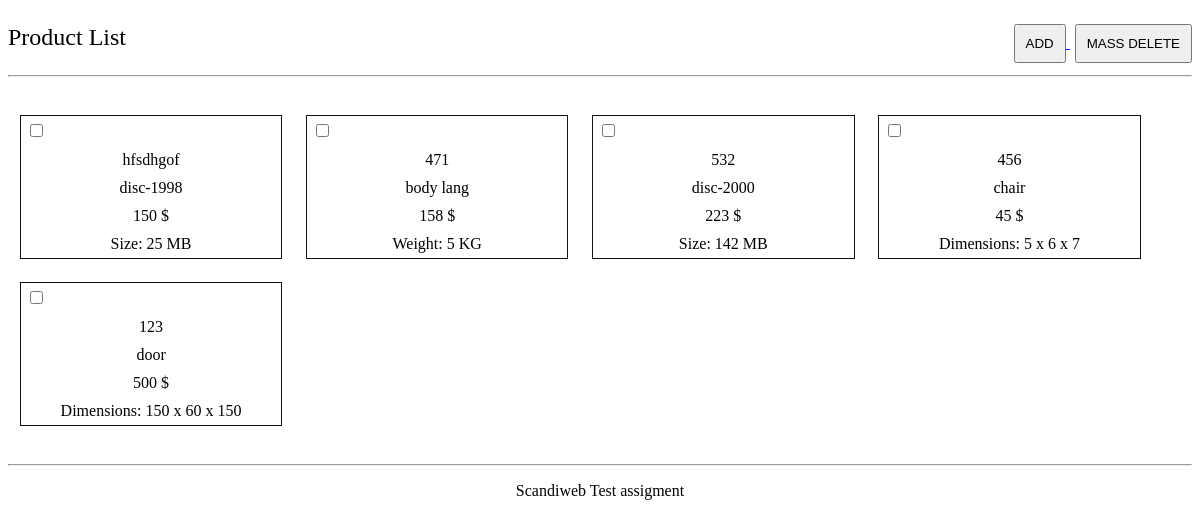
The page / on the database its author committed.
### tables this page shows
CREATE TABLE `products` (
  `id` int(11) NOT NULL,
  `sku` varchar(100) NOT NULL,
  `name` varchar(100) NOT NULL,
  `price` int(7) NOT NULL,
  `size` varchar(100) DEFAULT NULL,
  `weight` varchar(100) DEFAULT NULL,
  `dimension` varchar(100) DEFAULT NULL
);

### app/classes/DbConfig.php (called while the page is built, shortened)
<?php
class DbConfig
{
	private $_host = 'localhost';
	private $_username = 'root';
	private $_password = '';
	private $_database = 'test';
	protected $connection;
	public function __construct()
	{
		if (!isset($this->connection)) {
			$this->connection = new mysqli($this->_host, $this->_username, $this->_password, $this->_database);
		}
		return $this->connection;
	}
}

### app/includes/index-control.php (called while the page is built, shortened)
<?php
$control = new Control();
$query = "SELECT * FROM products ORDER BY id DESC";
$result = $control->getData($query);
?>

### app/classes/Control.php (called while the page is built, shortened)
<?php
include_once 'DbConfig.php';
class Control extends DbConfig
{
	public function getData($query)
	{
		$result = $this->connection->query($query);
		$rows = array();
		while ($row = $result->fetch_assoc()) {
			$rows[] = $row;
		}
		return $rows;
	}
}

### index.php (the view, shortened to what this page needs)
<?php
include_once("./app/classes/Control.php");
include_once("./app/includes/index-control.php");
?>
<!DOCTYPE html>
<html lang="en">
<head>
    <link rel="stylesheet" href="./assets/sass/style.css">
</head>
<body>
    <div class="whole-content">
        <div class="container">
            <div class="right">
                <a href="./app/add-product.php"> <button type="submit">ADD</button> </a>
                <a onClick="return confirm('Are you sure you want to delete?')"><button type="submit" form="product_card" name="remove" id="delete-product-btn" onClick="mass_delete_fun()">MASS DELETE</button></a>
            </div>
            <div class="left">
                <p>Product List</p>
            </div>
        </div>
        <hr><br>
        <div class="container">
            <div class="whole-check-boxs">
                <form method="post" action="index.php" id="product_card">
                    <?php foreach (@$result as $key => $res) {
                        echo " <div class='Checkboxes'>
                    <label>
                        <input type='checkbox' class='delete-checkbox' name='delete_checkbox[]' value='" . $res['id'] . "'>
                        <span class='checkmark'></span>
                    </label>
                    <label>" . $res['sku'] . " </label>";
                        echo "<label>" . $res['name'] . "</label>";
                        echo "<label>" . $res['price'] . " $ </label>";
                        if ($res['size'] !== "") {
                            echo " <label> Size: " . $res['size'] . " MB </label>";
                        } else if ($res['weight'] !== "") {
                            echo " <label> Weight: " . $res['weight'] . " KG </label>";
                        } else {
                            echo " <label> Dimensions: " . $res['dimension'] . "</label>";
                        }
                        echo "</div>";
                    } ?>
                </form>
            </div>
        </div>
        <br>
        <hr>
        <div class="footer">
            <p>Scandiweb Test assigment</p>
        </div>
    </div>
</body>
</html>

### assets/sass/style.css (style rules this page uses)
.whole-content .container .right { float: right; }
.whole-content .container .left p { font-size: 24px; }
.whole-content .container .whole-check-boxs .Checkboxes { border: 1px solid #111; width: 22%; float: left; margin: 1%; }
.whole-content .container .whole-check-boxs .Checkboxes label { display: block; text-align: center; padding: 5px; }
.whole-content .container .whole-check-boxs .Checkboxes label:first-of-type { text-align: left; }
.whole-content .container .whole-check-boxs::after { content: ""; display: table; clear: both; }
.whole-content .footer p { text-align: center; }
.whole-content .container .right button, .whole-content .container .whole-product_form form button { display: inline-block; padding: 10px; margin-left: 5px; }

### rows shown on the page
products: sku "hfsdhgof", name "disc-1998", price "150", size "25"
products: sku "471", name "body lang", price "158", weight "5"
products: sku "532", name "disc-2000", price "223", size "142"
products: sku "456", name "chair", price "45", dimension "5 x 6 x 7"
products: sku "123", name "door", price "500", dimension "150 x 60 x 150"
